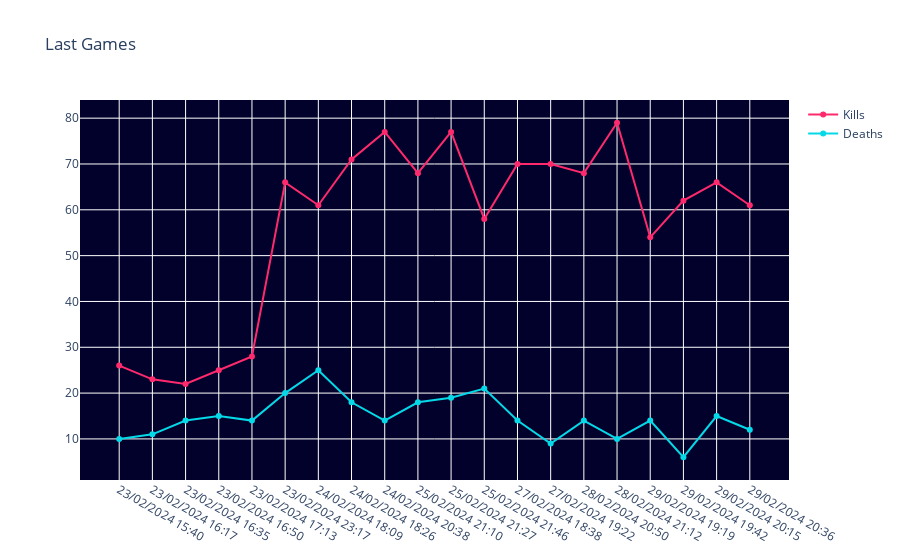

Source (notebook cell):
### Code cell
fig = go.Figure()
fig.add_trace(go.Scatter(x=records_df['Date time'], y=records_df['Kills'], mode='lines+markers', name='Kills', line=dict(color='#FF2A6D')))
fig.add_trace(go.Scatter(x=records_df['Date time'], y=records_df['Deaths'], mode='lines+markers', name='Deaths', line=dict(color='#05D9E8')))
fig.update_layout(title='Last Games', hovermode='x', plot_bgcolor='#01012B')

### Figure 1 — Plotly figure (JSON) as saved in the notebook; plotly's stock layout.template omitted (floating-point values rounded to 4 significant figures)
{"data": [{"line": {"color": "#FF2A6D"}, "mode": "lines+markers", "name": "Kills", "type": "scatter", "x": ["23/02/2024 15:40", "23/02/2024 16:17", "23/02/2024 16:35", "23/02/2024 16:50", "23/02/2024 17:13", "23/02/2024 23:17", "24/02/2024 18:09", "24/02/2024 18:26", "24/02/2024 20:38", "25/02/2024 21:10", "25/02/2024 21:27", "25/02/2024 21:46", "27/02/2024 18:38", "27/02/2024 19:22", "28/02/2024 20:50", "28/02/2024 21:12", "29/02/2024 19:19", "29/02/2024 19:42", "29/02/2024 20:15", "29/02/2024 20:36"], "y": [26, 23, 22, 25, 28, 66, 61, 71, 77, 68, 77, 58, 70, 70, 68, 79, 54, 62, 66, 61]}, {"line": {"color": "#05D9E8"}, "mode": "lines+markers", "name": "Deaths", "type": "scatter", "x": ["23/02/2024 15:40", "23/02/2024 16:17", "23/02/2024 16:35", "23/02/2024 16:50", "23/02/2024 17:13", "23/02/2024 23:17", "24/02/2024 18:09", "24/02/2024 18:26", "24/02/2024 20:38", "25/02/2024 21:10", "25/02/2024 21:27", "25/02/2024 21:46", "27/02/2024 18:38", "27/02/2024 19:22", "28/02/2024 20:50", "28/02/2024 21:12", "29/02/2024 19:19", "29/02/2024 19:42", "29/02/2024 20:15", "29/02/2024 20:36"], "y": [10, 11, 14, 15, 14, 20, 25, 18, 14, 18, 19, 21, 14, 9, 14, 10, 14, 6, 15, 12]}], "layout": {"hovermode": "x", "plot_bgcolor": "#01012B", "title": {"text": "Last Games"}}}
